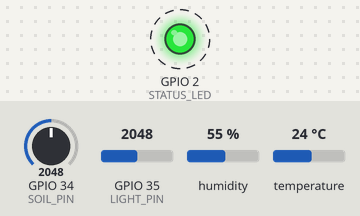
The sketch below on a simulated ESP32. Parts: output pins drawn as LEDs (lit = HIGH). Dashed ring = blinking. Inputs (shaded band) come from the test bench; at power-on: temperature 24 °C, GPIO 34 (SOIL_PIN) = 2048, GPIO 35 (LIGHT_PIN) = 2048, humidity 55 % (analog values on the 0–4095 scale). What the sketch prints to the serial monitor is not drawn.

Above: at 4.8 s.
4.9 s: temperature set to 34.7 °C
11.2 s: temperature set to 35.7 °C
Timing chart, 0 to 30.5 s (numbered marks = the images above; inputs shaded):
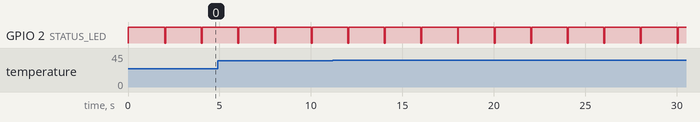

The sketch:

sketch.ino
```cpp
/**
 * PlantGuard IoT — Wokwi Simulation Sketch
 * ==========================================
 * Simplified version for Wokwi simulator using:
 * - DHT22 for temperature & humidity (instead of BME280)
 * - Potentiometer for simulated soil moisture
 * - LDR (photoresistor) for light level
 * - LED for connection status
 *
 * This sketch reads sensors and prints JSON telemetry
 * to Serial for monitoring in Wokwi's serial console.
 */

#include <DHTesp.h>

// ─── Pin Definitions ───
#define DHT_PIN         4
#define SOIL_PIN        34
#define LIGHT_PIN       35
#define STATUS_LED      2

// ─── Sensor Instances ───
DHTesp dht;

// ─── Timing ───
unsigned long lastRead = 0;
const int READ_INTERVAL = 2000;  // 2 seconds

// ─── Health Score Calculator ───
float rangeScore(float value, float optMin, float optMax, float absMin, float absMax) {
  if (value >= optMin && value <= optMax) return 100.0;
  if (value < optMin) return max(0.0f, 100.0f * (value - absMin) / (optMin - absMin));
  return max(0.0f, 100.0f * (absMax - value) / (absMax - optMax));
}

void setup() {
  Serial.begin(115200);
  Serial.println();
  Serial.println("╔══════════════════════════════════════╗");
  Serial.println("║  PlantGuard IoT — Wokwi Simulation  ║");
  Serial.println("╚══════════════════════════════════════╝");
  Serial.println();

  // Initialize DHT22
  dht.setup(DHT_PIN, DHTesp::DHT22);
  Serial.println("[OK] DHT22 initialized on GPIO 4");

  // Analog pins
  analogReadResolution(12);
  pinMode(SOIL_PIN, INPUT);
  pinMode(LIGHT_PIN, INPUT);
  Serial.println("[OK] Analog sensors configured");

  // Status LED
  pinMode(STATUS_LED, OUTPUT);
  digitalWrite(STATUS_LED, HIGH);
  Serial.println("[OK] Status LED active");

  Serial.println();
  Serial.println("─── Telemetry Stream Active ───");
  Serial.println();
}

void loop() {
  unsigned long now = millis();

  if (now - lastRead >= READ_INTERVAL) {
    lastRead = now;

    // ─── Read Sensors ───
    float temperature = dht.getTemperature();
    float humidity    = dht.getHumidity();

    // Soil moisture: potentiometer (0-4095 → 0-100%)
    int soilRaw = analogRead(SOIL_PIN);
    float soilMoisture = map(soilRaw, 0, 4095, 0, 100);

    // Light level: LDR with voltage divider (0-4095 → 0-1500 lux approx)
    int lightRaw = analogRead(LIGHT_PIN);
    float lightLux = map(lightRaw, 0, 4095, 0, 1500);

    // ─── Calculate Health ───
    float score = rangeScore(soilMoisture, 35, 65, 5, 95) * 0.40
                + rangeScore(temperature, 18, 28, 5, 42)  * 0.25
                + rangeScore(humidity, 40, 70, 15, 95)     * 0.15
                + rangeScore(lightLux, 300, 900, 0, 1500)  * 0.20;

    int healthScore = (int)round(score);
    String rating;
    if (healthScore >= 80) rating = "EXCELLENT";
    else if (healthScore >= 60) rating = "GOOD";
    else if (healthScore >= 40) rating = "FAIR";
    else rating = "POOR";

    // ─── Build & Print JSON ───
    Serial.print("{");
    Serial.print("\"soil\":");     Serial.print(soilMoisture, 1);
    Serial.print(",\"temp\":");    Serial.print(temperature, 1);
    Serial.print(",\"humid\":");   Serial.print(humidity, 1);
    Serial.print(",\"lux\":");     Serial.print((int)lightLux);
    Serial.print(",\"health\":\""); Serial.print(rating);
    Serial.print("\",\"score\":"); Serial.print(healthScore);
    Serial.println("}");

    // Blink LED on each reading
    digitalWrite(STATUS_LED, LOW);
    delay(50);
    digitalWrite(STATUS_LED, HIGH);

    // ─── Alert Checks ───
    if (soilMoisture < 30) {
      Serial.println("[ALERT] ⚠️  Soil moisture LOW: " + String(soilMoisture, 1) + "%");
    }
    if (temperature > 35) {
      Serial.println("[ALERT] 🔥 Temperature HIGH: " + String(temperature, 1) + "°C");
    }
    if (temperature < 10) {
      Serial.println("[ALERT] ❄️  Temperature LOW: " + String(temperature, 1) + "°C");
    }
  }
}
```

Measured:
- by itself, GPIO 2 (STATUS_LED): alternates HIGH for 2.0 s and LOW for 0.05 s
